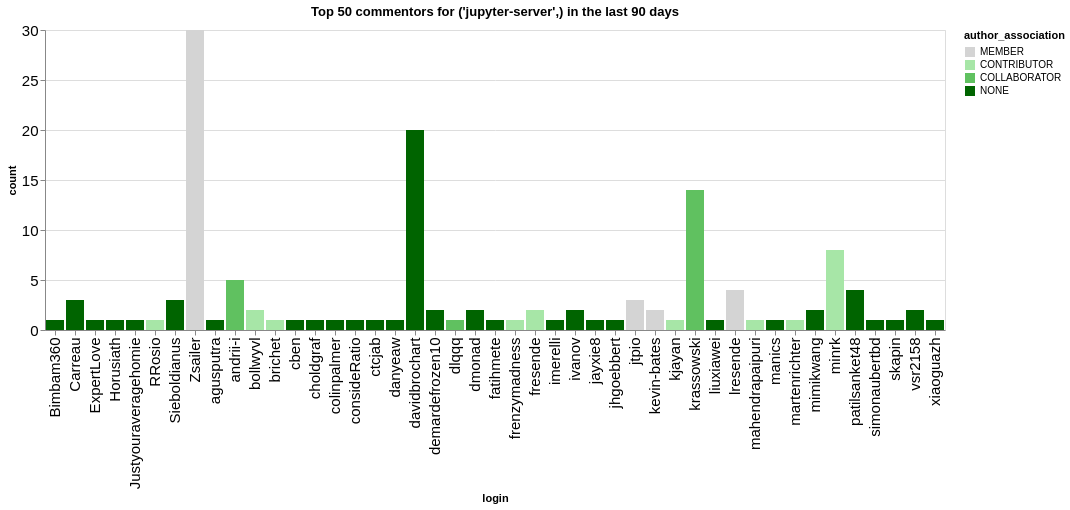

Notebook cell for this chart:
### Code cell
n_plot = 50
charts = []
for ii, (iorg, idata) in enumerate(commentors.groupby(['org'])):
    title = f"Top {n_plot} commentors for {iorg} in the last {n_days} days"
    idata = idata.groupby('login', as_index=False).agg({'count': 'sum', 'author_association': 'first'})
    idata = idata.sort_values('count', ascending=False).head(n_plot)
    ch = alt.Chart(data=idata.head(n_plot), title=title).mark_bar().encode(
        x='login',
        y='count',
        color=alt.Color('author_association', scale=alt.Scale(domain=author_types, range=author_colors))
    )
    charts.append(ch)
alt.hconcat(*charts)

### Figure 1 — Vega-Lite specification as saved in the notebook (floating-point values rounded to 4 significant figures)
{"config": {"axisLeft": {"labelFontSize": 15}, "axisBottom": {"labelFontSize": 15}}, "hconcat": [{"mark": {"type": "bar"}, "encoding": {"color": {"field": "author_association", "scale": {"domain": ["MEMBER", "CONTRIBUTOR", "COLLABORATOR", "NONE"], "range": ["rgb(211.82745098039214, 211.82745098039214, 211.82745098039214)", "rgb(166.98562091503268, 229.89803921568628, 166.98562091503268)", "rgb(96.37647058823529, 192.75294117647059, 96.37647058823529)", "rgb(0.0, 100.3921568627451, 0.0)"]}, "type": "nominal"}, "x": {"field": "login", "type": "nominal"}, "y": {"field": "count", "type": "quantitative"}}, "title": "Top 50 commentors for ('jupyter-server',) in the last 90 days"}], "data": {"name": "data-063761393ea056cf2d34bd0aa1a24d43"}, "$schema": "https://vega.github.io/schema/vega-lite/v5.20.1.json", "datasets": {"data-063761393ea056cf2d34bd0aa1a24d43": [{"login": "Zsailer", "count": 30, "author_association": "MEMBER"}, {"login": "davidbrochart", "count": 20, "author_association": "NONE"}, {"login": "krassowski", "count": 14, "author_association": "COLLABORATOR"}, {"login": "minrk", "count": 8, "author_association": "CONTRIBUTOR"}, {"login": "andrii-i", "count": 5, "author_association": "COLLABORATOR"}, {"login": "patilsanket48", "count": 4, "author_association": "NONE"}, {"login": "lresende", "count": 4, "author_association": "MEMBER"}, {"login": "jtpio", "count": 3, "author_association": "MEMBER"}, {"login": "Sieboldianus", "count": 3, "author_association": "NONE"}, {"login": "Carreau", "count": 3, "author_association": "NONE"}, {"login": "fresende", "count": 2, "author_association": "CONTRIBUTOR"}, {"login": "demardefrozen10", "count": 2, "author_association": "NONE"}, {"login": "bollwyvl", "count": 2, "author_association": "CONTRIBUTOR"}, {"login": "kevin-bates", "count": 2, "author_association": "MEMBER"}, {"login": "vsr2158", "count": 2, "author_association": "NONE"}, {"login": "mimikwang", "count": 2, "author_association": "NONE"}, {"login": "dmonad", "count": 2, "author_association": "NONE"}, {"login": "ivanov", "count": 2, "author_association": "NONE"}, {"login": "ExpertLove", "count": 1, "author_association": "NONE"}, {"login": "Horusiath", "count": 1, "author_association": "NONE"}, {"login": "Justyouraveragehomie", "count": 1, "author_association": "NONE"}, {"login": "cben", "count": 1, "author_association": "NONE"}, {"login": "brichet", "count": 1, "author_association": "CONTRIBUTOR"}, {"login": "RRosio", "count": 1, "author_association": "CONTRIBUTOR"}, {"login": "agusputra", "count": 1, "author_association": "NONE"}, {"login": "Bimbam360", "count": 1, "author_association": "NONE"}, {"login": "ctcjab", "count": 1, "author_association": "NONE"}, {"login": "choldgraf", "count": 1, "author_association": "NONE"}, {"login": "colinpalmer", "count": 1, "author_association": "NONE"}, {"login": "jhgoebbert", "count": 1, "author_association": "NONE"}, {"login": "jayxie8", "count": 1, "author_association": "NONE"}, {"login": "imerelli", "count": 1, "author_association": "NONE"}, {"login": "frenzymadness", "count": 1, "author_association": "CONTRIBUTOR"}, {"login": "fatihmete", "count": 1, "author_association": "NONE"}, {"login": "consideRatio", "count": 1, "author_association": "NONE"}, {"login": "danyeaw", "count": 1, "author_association": "NONE"}, {"login": "dlqqq", "count": 1, "author_association": "COLLABORATOR"}, {"login": "manics", "count": 1, "author_association": "NONE"}, {"login": "mahendrapaipuri", "count": 1, "author_association": "CONTRIBUTOR"}, {"login": "liuxiawei", "count": 1, "author_association": "NONE"}, {"login": "kjayan", "count": 1, "author_association": "CONTRIBUTOR"}, {"login": "martenrichter", "count": 1, "author_association": "CONTRIBUTOR"}, {"login": "simonaubertbd", "count": 1, "author_association": "NONE"}, {"login": "skapin", "count": 1, "author_association": "NONE"}, {"login": "xiaoguazh", "count": 1, "author_association": "NONE"}]}}
